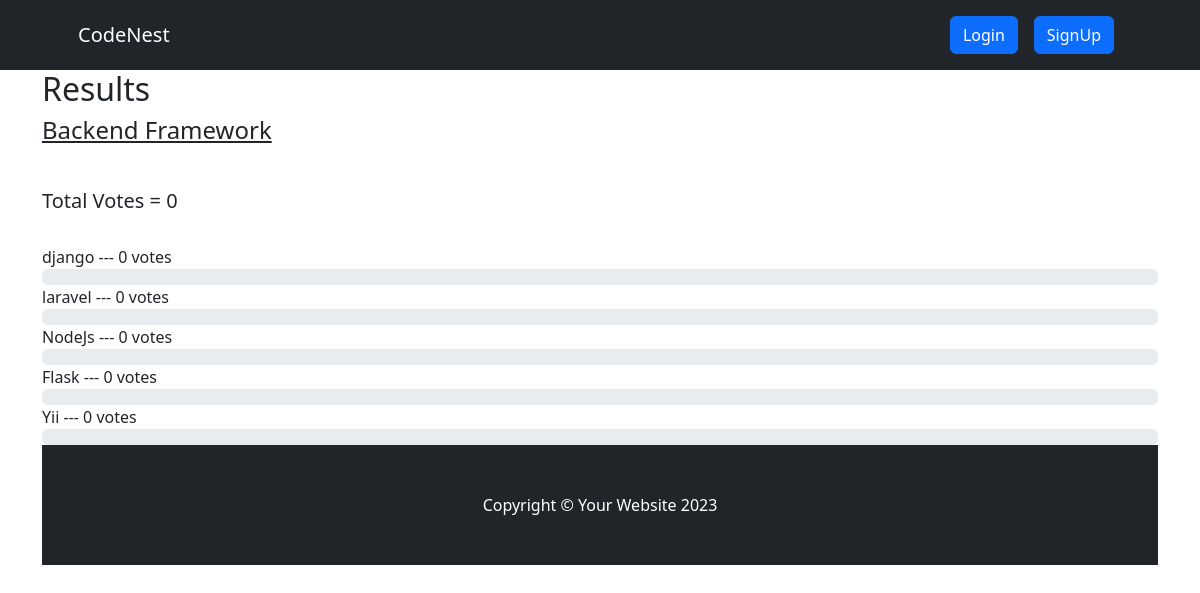
The page /result/backend-framework on the database as committed earlier.
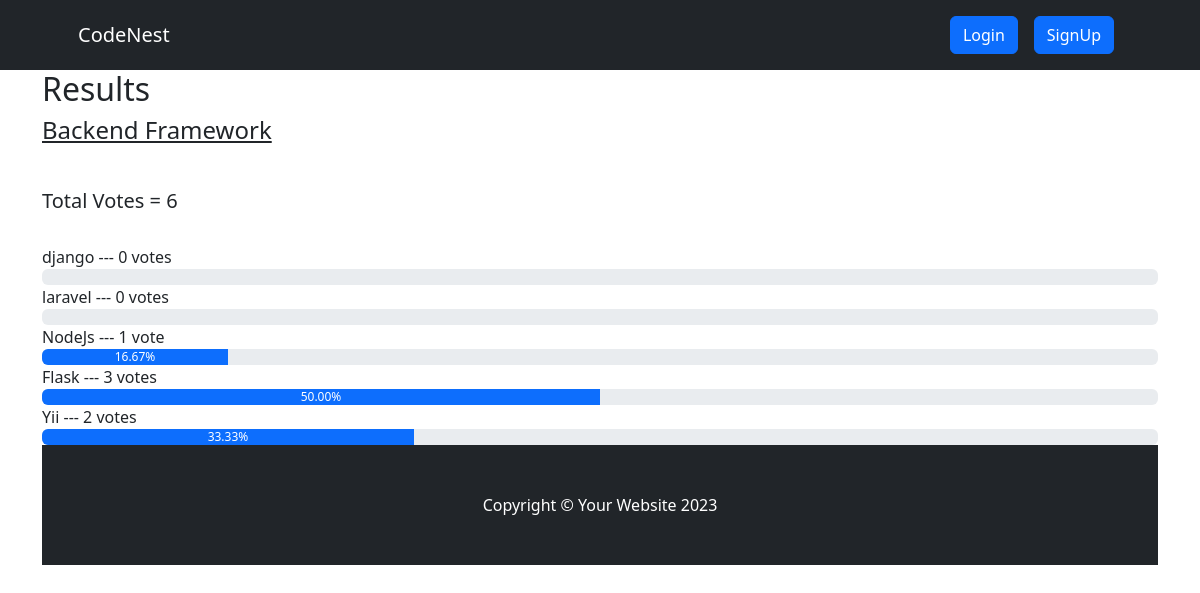
The same page on the database as committed later.
### voteapp/models.py (models this page shows, shortened)
class Category(models.Model):
    title = models.CharField(max_length=200)
    slug = models.SlugField(blank=True, null=True)
    description = models.TextField(blank=True, null=True)
    total_vote = models.IntegerField(default=0)
    voters = models.ManyToManyField(User, blank=True)

class CategoryItem(models.Model):
    title = models.CharField(max_length=200)
    total_vote = models.IntegerField(default=0)
    category = models.ForeignKey(Category, on_delete=models.CASCADE, related_name="items")
    voters = models.ManyToManyField(User, blank=True)
    @property
    def percentage_vote(self):
        category_votes = self.category.total_vote
        item_votes = self.total_vote
        if category_votes == 0:
            vote_in_percentage = 0
        else:
            vote_in_percentage = (item_votes/category_votes) * 100
        return vote_in_percentage

### voteapp/views.py (the view)
# urls.py: path("result/<str:slug>", views.result, name="result"),
def result(request, slug):
    category = Category.objects.get(slug=slug)
    items = CategoryItem.objects.filter(category=category)
    context = {"category": category, "items": items}
    return render(request, "result.html", context)

### voteapp/templatetags/custom_filters.py (called while the page is built)
@register.filter(name="has_voted")
def has_voted(user, voters):
    return any(user.id== voter.id for voter in voters)

### voteapp/templates/result.html
{% extends 'base.html' %}
{% block content %}
  {% load humanize %}
{% load custom_filters %}
<div class="container result-container">
    <div class="sub-container">
      <h2>Results</h2>
      <h4>{{category.title}}</h4>
      <br>
      <h5>Total Votes = {{category.total_vote}}</h5>
      <br />
      {% for item in items  %}
       {% if request.user|has_voted:item.voters.all %}
      <small>{{item.title}}</strong> --- {{item.total_vote}} vote{{item.total_vote | pluralize:",s"}} ---  <strong>[voted]</strong> </small>
      <div class="progressContainer">
        <div class="progress">
          <div
            class="progress-bar"
            role="progressbar"
            aria-label="Example with label"
            style="width:{{item.percentage_vote | floatformat:2}}%;"
            aria-valuenow="25"
            aria-valuemin="0"
            aria-valuemax="100"
          >
          {{item.percentage_vote | floatformat:2}}%
          </div>
        </div>
      </div>
      <br>
       {% else %}
       <small>{{item.title}}</strong> --- {{item.total_vote}} vote{{item.total_vote | pluralize:",s"}} </small>
      <div class="progressContainer">
        <div class="progress">
          <div
            class="progress-bar"
            role="progressbar"
            aria-label="Example with label"
            style="width:{{item.percentage_vote | floatformat:2}}%;"
            aria-valuenow="25"
            aria-valuemin="0"
            aria-valuemax="100"
          >
          {{item.percentage_vote | floatformat:2}}%
          </div>
        </div>
      </div>
      {% endif %}
      {%endfor%}
      {% endblock content%}

Rows that differ between the two databases and show on the page:
changed Category "Backend Framework": total_vote "0" → "6"
changed CategoryItem "NodeJs": total_vote "0" → "1"; percentage_vote (not shown) → "16.67"; total_vote|pluralize "s" → (not shown)
changed CategoryItem "Flask": total_vote "0" → "3"; percentage_vote (not shown) → "50.00"
changed CategoryItem "Yii": total_vote "0" → "2"; percentage_vote (not shown) → "33.33"
